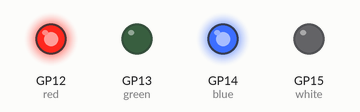
The program below on a simulated Raspberry Pi Pico running MicroPython. On the bench: output pins drawn as LEDs (lit = HIGH).

Above: at 0.2 s.
At 2.2 s:
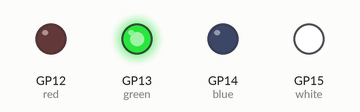
Timing chart, 0 to 3.0 s (numbered marks = the images above):
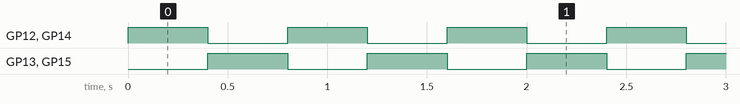

The program:

alternae_pair.py
```python
from machine import Pin
from time import sleep

red = Pin(12, Pin.OUT)
green = Pin(13, Pin.OUT)
blue = Pin(14, Pin.OUT)
white = Pin(15, Pin.OUT)

while True:
    red.on()
    blue.on()
    green.off()
    white.off()
    sleep(0.4)

    red.off()
    blue.off()
    green.on()
    white.on()
    sleep(0.4)
```

Measured:
- by itself, GP12 (red), GP13 (green), GP14 (blue), GP15 (white): alternates HIGH for 0.40 s and LOW for 0.40 s
